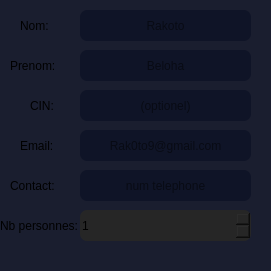
     <widget class="QFrame" name="frame_3">
      <property name="geometry">
       <rect>
        <x>10</x>
        <y>160</y>
        <width>271</width>
        <height>271</height>
       </rect>
      </property>
      <property name="cursor">
       <cursorShape>PointingHandCursor</cursorShape>
      </property>
      <property name="styleSheet">
       <string notr="true">background-color: rgb(26, 30, 47);
border-radius:15px;</string>
      </property>
      <property name="frameShape">
       <enum>QFrame::Shape::StyledPanel</enum>
      </property>
      <property name="frameShadow">
       <enum>QFrame::Shadow::Raised</enum>
      </property>
      <widget class="QLineEdit" name="lineEditEmail">
       <property name="geometry">
        <rect>
         <x>80</x>
         <y>130</y>
         <width>171</width>
         <height>31</height>
        </rect>
       </property>
       <property name="styleSheet">
        <string notr="true">border-color: rgb(31, 31, 31);
background-color: rgb(15, 20, 39);
border-radius:7px;</string>
       </property>
       <property name="text">
        <string/>
       </property>
       <property name="alignment">
        <set>Qt::AlignmentFlag::AlignCenter</set>
       </property>
       <property name="placeholderText">
        <string>Rak0to9@gmail.com</string>
       </property>
      </widget>
      <widget class="QLineEdit" name="lineEditPrenom">
       <property name="geometry">
        <rect>
         <x>80</x>
         <y>50</y>
         <width>171</width>
         <height>31</height>
        </rect>
       </property>
       <property name="styleSheet">
        <string notr="true">border-color: rgb(31, 31, 31);
border-radius:7px;
background-color: rgb(15, 20, 39);</string>
       </property>
       <property name="alignment">
        <set>Qt::AlignmentFlag::AlignCenter</set>
       </property>
       <property name="placeholderText">
        <string>Beloha</string>
       </property>
      </widget>
      <widget class="QLineEdit" name="lineEditNom">
       <property name="geometry">
        <rect>
         <x>80</x>
         <y>10</y>
         <width>171</width>
         <height>31</height>
        </rect>
       </property>
       <property name="styleSheet">
        <string notr="true">border-color: rgb(31, 31, 31);
border-radius:7px;
background-color: rgb(15, 20, 39);</string>
       </property>
       <property name="alignment">
        <set>Qt::AlignmentFlag::AlignCenter</set>
       </property>
       <property name="placeholderText">
        <string>Rakoto</string>
       </property>
      </widget>
      <widget class="QLabel" name="label_16">
       <property name="geometry">
        <rect>
         <x>20</x>
         <y>10</y>
         <width>49</width>
         <height>31</height>
        </rect>
       </property>
       <property name="text">
        <string>Nom:</string>
       </property>
      </widget>
      <widget class="QLabel" name="label_17">
       <property name="geometry">
        <rect>
         <x>10</x>
         <y>50</y>
         <width>61</width>
         <height>31</height>
        </rect>
       </property>
       <property name="text">
        <string>Prenom:</string>
       </property>
      </widget>
      <widget class="QLabel" name="label_18">
       <property name="geometry">
        <rect>
         <x>20</x>
         <y>130</y>
         <width>49</width>
         <height>31</height>
        </rect>
       </property>
       <property name="text">
        <string>Email:</string>
       </property>
      </widget>
      <widget class="QLabel" name="label_19">
       <property name="geometry">
        <rect>
         <x>10</x>
         <y>170</y>
         <width>49</width>
         <height>31</height>
        </rect>
       </property>
       <property name="text">
        <string>Contact:</string>
       </property>
      </widget>
      <widget class="QLineEdit" name="lineEditCIN">
       <property name="geometry">
        <rect>
         <x>80</x>
         <y>90</y>
         <width>171</width>
         <height>31</height>
        </rect>
       </property>
       <property name="styleSheet">
        <string notr="true">border-color: rgb(31, 31, 31);
background-color: rgb(15, 20, 39);
border-radius:7px;</string>
       </property>
       <property name="text">
        <string/>
       </property>
       <property name="alignment">
        <set>Qt::AlignmentFlag::AlignCenter</set>
       </property>
       <property name="placeholderText">
        <string>(optionel)</string>
       </property>
      </widget>
      <widget class="QLabel" name="label_20">
       <property name="geometry">
        <rect>
         <x>30</x>
         <y>90</y>
         <width>49</width>
         <height>31</height>
        </rect>
       </property>
       <property name="text">
        <string>CIN:</string>
       </property>
      </widget>
      <widget class="QLineEdit" name="lineEditContact">
       <property name="geometry">
        <rect>
         <x>80</x>
         <y>170</y>
         <width>171</width>
         <height>31</height>
        </rect>
       </property>
       <property name="styleSheet">
        <string notr="true">border-color: rgb(31, 31, 31);
background-color: rgb(15, 20, 39);
border-radius:7px;</string>
       </property>
       <property name="text">
        <string/>
       </property>
       <property name="alignment">
        <set>Qt::AlignmentFlag::AlignCenter</set>
       </property>
       <property name="placeholderText">
        <string>num telephone</string>
       </property>
      </widget>
      <widget class="QLabel" name="label_55">
       <property name="geometry">
        <rect>
         <x>0</x>
         <y>200</y>
         <width>81</width>
         <height>51</height>
        </rect>
       </property>
       <property name="text">
        <string>Nb personnes:</string>
       </property>
      </widget>
      <widget class="QSpinBox" name="spinBoxNbPersonnes">
       <property name="geometry">
        <rect>
         <x>80</x>
         <y>210</y>
         <width>171</width>
         <height>31</height>
        </rect>
       </property>
       <property name="mouseTracking">
        <bool>true</bool>
       </property>
       <property name="styleSheet">
        <string notr="true">background-color: rgb(38, 38, 38);
border-radius:7px;</string>
       </property>
       <property name="minimum">
        <number>1</number>
       </property>
       <property name="maximum">
        <number>5</number>
       </property>
      </widget>
     </widget>
